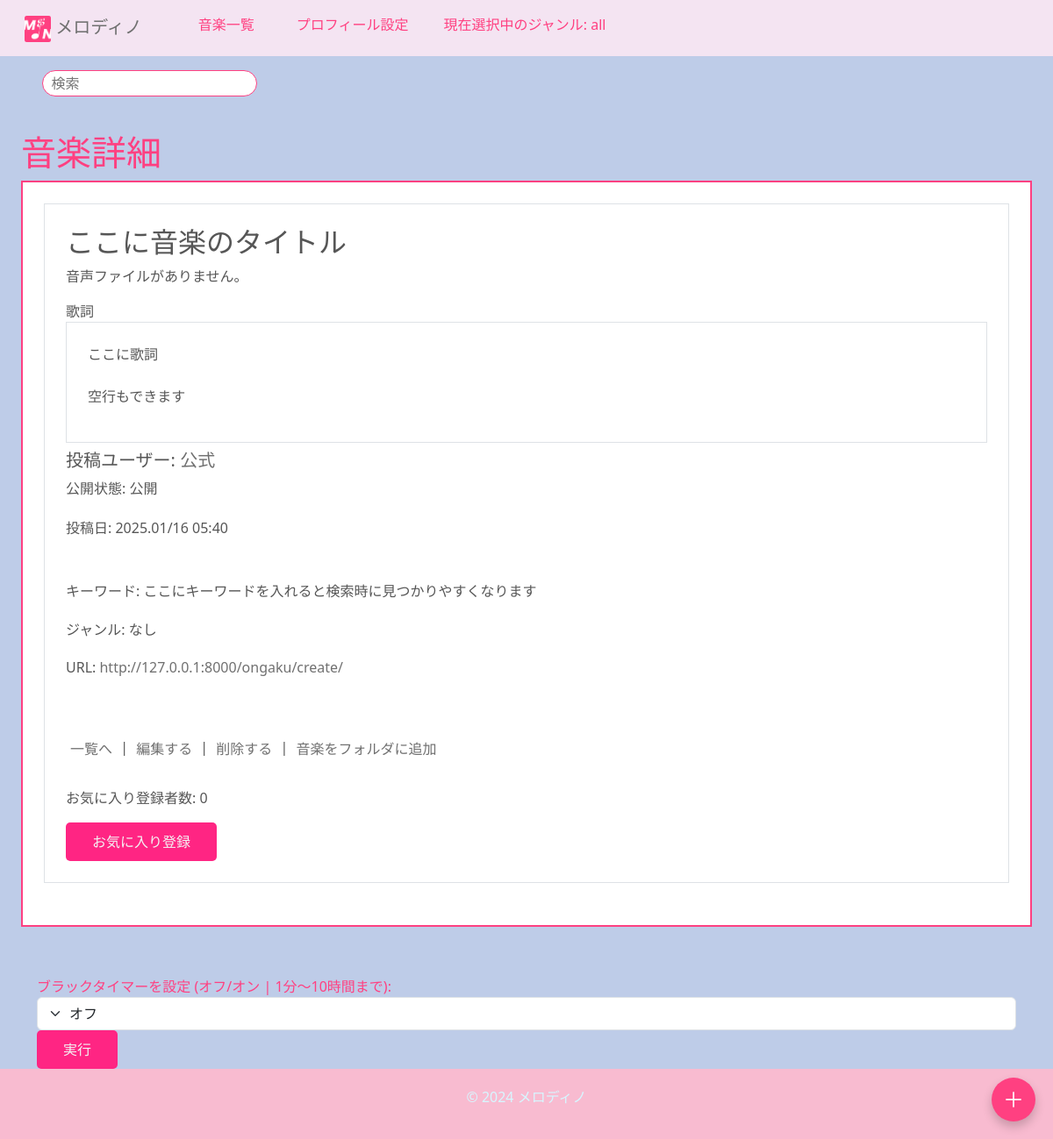
Before: /ongaku/1/datail/ (signed in) with the older database file.
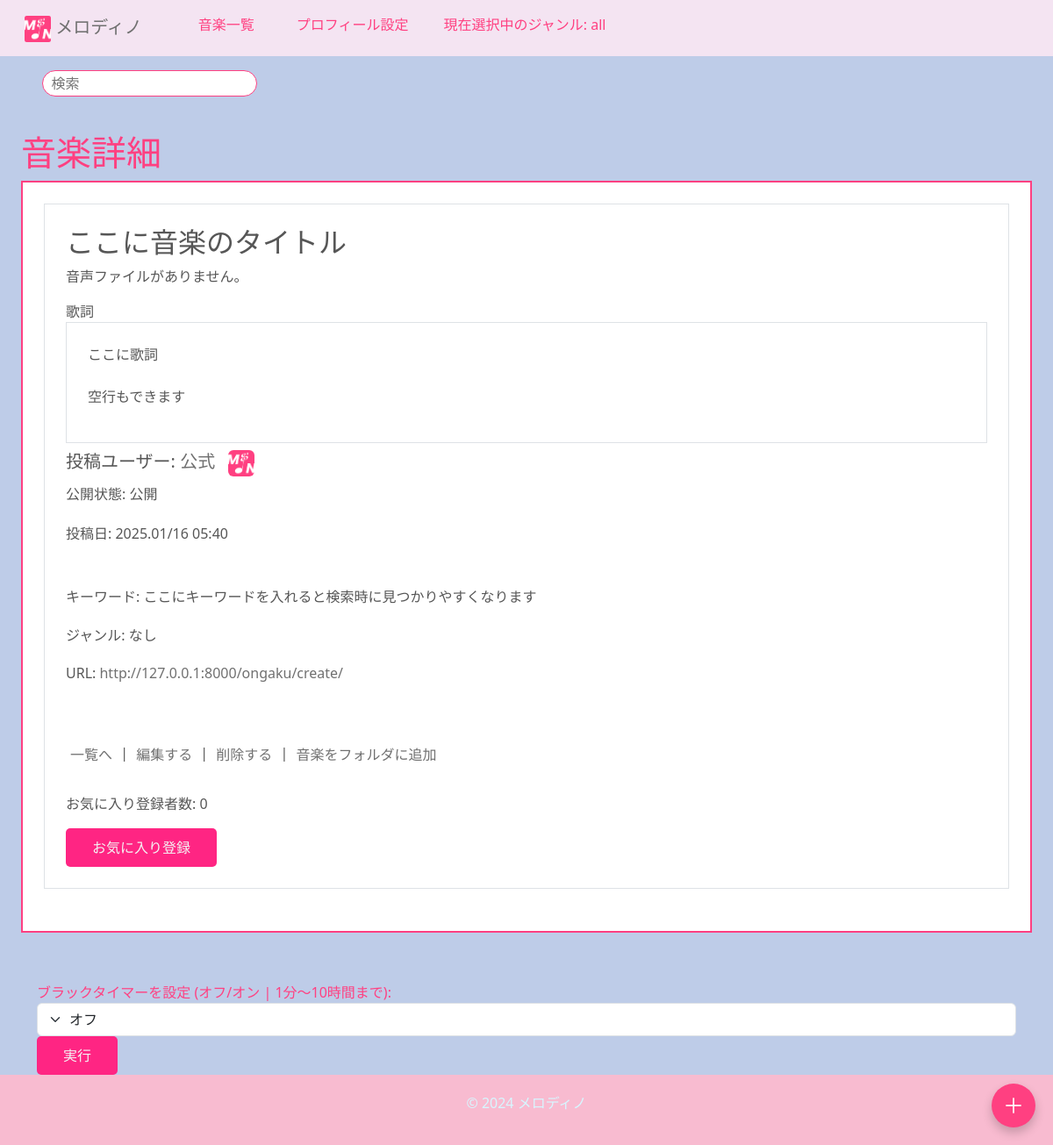
After: the same page with the newer database file.
### ongaku/models.py (models this page shows, shortened)
class Ongaku(models.Model):
    title = models.CharField(max_length=70)
    text = models.TextField(blank=True, default="")
    audio_file = models.FileField(upload_to='music/', null=True, blank=True)
    thumbnail = models.ImageField(null=True, blank=True)
    category = models.CharField(
        max_length=100, choices=CATEGORY, null=True, blank=True
    )
    custom_category = models.CharField(
        max_length=100,
        blank=True,
        help_text="検索時に見つかりやすくなります。"
    )
    user = models.ForeignKey(User, on_delete=models.CASCADE, related_name='songs')
    search_count = models.IntegerField(default=0)
    play_count = models.IntegerField(default=0)
    is_public = models.BooleanField(default=False)  # 公開/非公開設定
    created_at = models.DateTimeField(auto_now_add=True)  # 投稿日
    ongaku_url = models.URLField(blank=False, null=False)
    favorites = models.ManyToManyField(User, related_name='favorite_songs', blank=True)
    favorited_by = models.ManyToManyField(
        'UserProfile',  # ユーザー情報が保存されているモデル
        related_name='favorite_songs',
        blank=True
    )

class UserProfile(models.Model):
    user = models.OneToOneField(User, on_delete=models.CASCADE)
    songs = models.ManyToManyField(Ongaku)  # ユーザーが作成した曲の関連
    display_name = models.CharField(max_length=100, unique=True, blank=True, null=True)
    bio = models.TextField(blank=True, null=True)  # 自己紹介
    profile_picture = models.ImageField(upload_to='profile_pictures/', blank=True, null=True)
    youtube_url = models.URLField(blank=True, null=True)  # YouTube URL
    twitter_url = models.URLField(blank=True, null=True)  # Twitter URL

### ongaku/views.py (the view)
# urls.py: path('ongaku/<int:pk>/datail/', views.DetailOngakuView.as_view(), name='detail-ongaku'),
class DetailOngakuView(LoginRequiredMixin, DetailView):
    template_name = 'ongaku/ongaku_detail.html'
    model = Ongaku
    def get_context_data(self, **kwargs):
        context = super().get_context_data(**kwargs)
        ongaku = context['ongaku']
        favorite_count = ongaku.favorites.count()
        is_favorited = self.request.user.favorite_songs.filter(id=ongaku.id).exists()
        context['favorite_count'] = favorite_count
        context['is_favorited'] = is_favorited
        return context

### ongaku/templates/ongaku/ongaku_detail.html (shortened to what the changed rows need)
{% extends 'base.html' %}
{% block h1 %}音楽詳細{% endblock %}
{% block content %}
    <div class="border border_color p-4 mb-2" type="tokubetu">
        <div class="border border_color p-4 mb-4">
            <h2 class="h2 custom-title">{{ object.title }}</h2>
            {% if object.audio_file %}
                <audio id="audioPlayer{{ object.pk }}" controls style="width: 100%; max-width: 100%;">
                    <source src="{{ object.audio_file.url }}" type="audio/mpeg">
                    Your browser does not support the audio element.
                </audio>
            {% else %}
                {% if object.user == request.user %}
                    <p>音声ファイルがありません。</p>
                {% endif %}
            {% endif %}
            <div>
                <label>歌詞</label>
                <div class="border border_color p-4 mb-2">
                    <p style="white-space: pre-line;">{{ object.text|default:"なし" }}</p>
                </div>
                <span>
                    <div class="profile-container">
                        <h5>
                            投稿ユーザー:
                            <a href="{% url 'profile' object.user.pk %}">
                                {% if object.user.userprofile.display_name == None %}
                                    {{ object.user.userprofile.display_name|default:"匿名" }}{{ user.id }}
                                {% else %}
                                    {{ object.user.userprofile.display_name|default:"匿名" }}
                                {% endif %}
                            </a>
                            {% if object.user.userprofile.profile_picture %}
                                <img src="{{ object.user.userprofile.profile_picture.url }}" alt="プロフィール画像" class="profile-picture">
                            {% endif %}
                        </h5>
                    </div>
                    {% if object.user == request.user %}
                        <p>公開状態: {{ ongaku.is_public|yesno:"公開,非公開" }}</p>
                    {% endif %}
                    <div>
                        <h6 class="card-title mt-4">投稿日: {{ object.created_at|date:"Y.m/d H:i" }}</h6>
                    </div>
                </span>
                <h4><br></h4>
            </div>
            <div class="category-info">
                <h6 class="card-title mt-4">キーワード: {{ object.custom_category|default:"なし" }}</h6>
                <h6 class="card-title mt-4">ジャンル: {{ object.category|default:"なし" }}</h6>
            </div>
            {% if object.ongaku_url %}
                <div>
                    <h6 class="card-title mt-4">
                        URL: <a href="{{ object.ongaku_url }}" target="_blank" style="word-wrap: break-word; word-break: break-word; white-space: normal; transition: color 0.3s ease, text-decoration 0.3s ease; max-width: 100%; ">{{ object.ongaku_url }}</a>
                    </h6>
                </div>
            {% endif %}
            <h4><br><br></h4>
            <div>
                <a href="{% url 'list-ongaku' %}" class="btn p-1">一覧へ</a> |
                {% if object.user == request.user %}
                    <a href="{% url 'update-ongaku' object.pk %}" class="btn p-1">編集する</a> |
                    <a href="{% url 'delete-ongaku' object.pk %}" class="btn p-1">削除する</a> |
                {% else %}
                    <a href="https://twitter.com/share?url={{ request.build_absolute_uri }}&text={{ item.title }}をチェック！" target="_blank" class="btn p-1">シェアする</a> |
                    <a href="{% url 'review' object.pk %}" class="btn p-1">レビューする</a> |
                {% endif %}
                    <a href="{% url 'add_song_to_folder' object.pk %}" class="btn p-1">音楽をフォルダに追加</a>
                <div>
                </div>
            </div>
        </div>
    </div>
</div>
{% endblock content %}

Changed rows visible on the page:
changed through a linked row, Ongaku "ここに音楽のタイトル": user.userprofile.profile_picture: picture added
